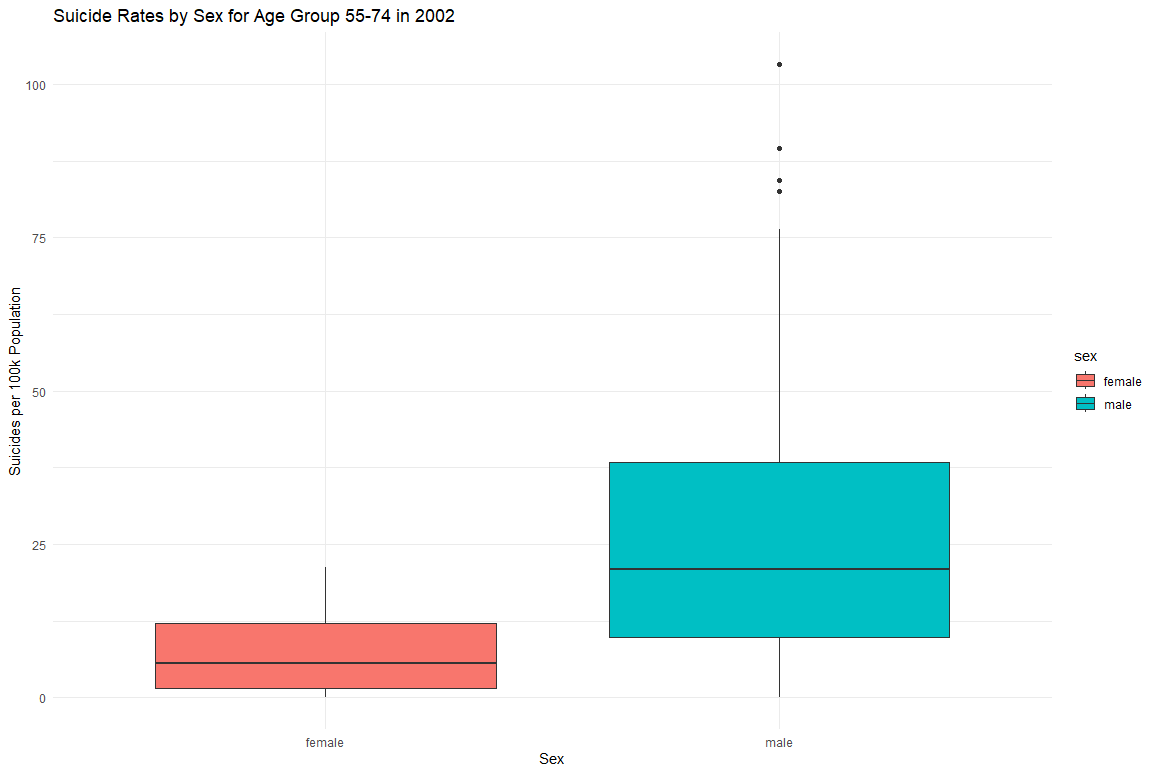

R code for this plot:
library(ggplot2)

# Leitura dos dados do arquivo CSV
dados <- read.csv("https://web.tecnico.ulisboa.pt/~paulo.soares/pe/projeto/master.csv")

# Selecionar os dados do ano de 2002 para o grupo etário de 55-74 anos
dados_filtrados <- subset(dados, year == 2002 & age == "55-74 years")

# Criar o gráfico com boxplots comparativos para homens e mulheres
ggplot(dados_filtrados, aes(x = sex, y = suicides.100k.pop, fill = sex)) +
  geom_boxplot() +
  labs(title = "Suicide Rates by Sex for Age Group 55-74 in 2002",
       x = "Sex",
       y = "Suicides per 100k Population") +
  theme_minimal()
